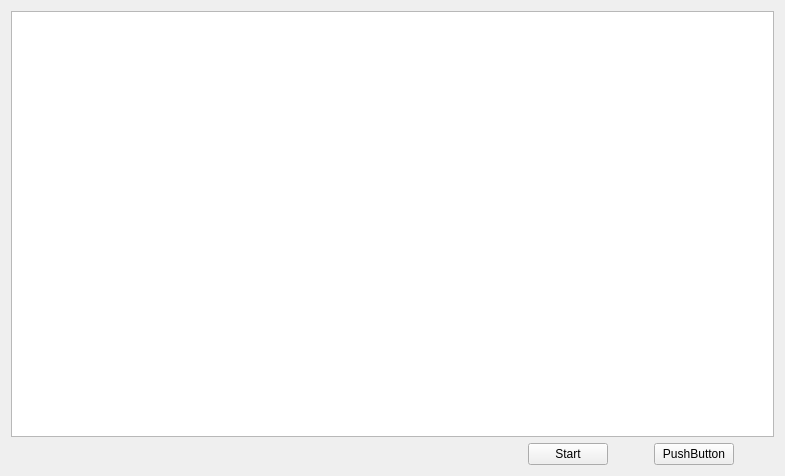
<?xml version="1.0" encoding="UTF-8"?>
<ui version="4.0">
 <class>CTestWidget</class>
 <widget class="QWidget" name="CTestWidget">
  <property name="geometry">
   <rect>
    <x>0</x>
    <y>0</y>
    <width>785</width>
    <height>476</height>
   </rect>
  </property>
  <property name="windowTitle">
   <string>Form</string>
  </property>
  <layout class="QVBoxLayout" name="verticalLayout">
   <item>
    <widget class="QTextEdit" name="textEdit"/>
   </item>
   <item>
    <layout class="QHBoxLayout" name="horizontalLayout">
     <item>
      <spacer name="horizontalSpacer_2">
       <property name="orientation">
        <enum>Qt::Horizontal</enum>
       </property>
       <property name="sizeHint" stdset="0">
        <size>
         <width>40</width>
         <height>20</height>
        </size>
       </property>
      </spacer>
     </item>
     <item>
      <widget class="QPushButton" name="btnStart">
       <property name="text">
        <string>Start</string>
       </property>
      </widget>
     </item>
     <item>
      <spacer name="horizontalSpacer">
       <property name="orientation">
        <enum>Qt::Horizontal</enum>
       </property>
       <property name="sizeType">
        <enum>QSizePolicy::Maximum</enum>
       </property>
       <property name="sizeHint" stdset="0">
        <size>
         <width>40</width>
         <height>20</height>
        </size>
       </property>
      </spacer>
     </item>
     <item>
      <widget class="QPushButton" name="pushButton_2">
       <property name="text">
        <string>PushButton</string>
       </property>
      </widget>
     </item>
     <item>
      <spacer name="horizontalSpacer_3">
       <property name="orientation">
        <enum>Qt::Horizontal</enum>
       </property>
       <property name="sizeType">
        <enum>QSizePolicy::Maximum</enum>
       </property>
       <property name="sizeHint" stdset="0">
        <size>
         <width>40</width>
         <height>20</height>
        </size>
       </property>
      </spacer>
     </item>
    </layout>
   </item>
  </layout>
 </widget>
 <resources/>
 <connections/>
</ui>
